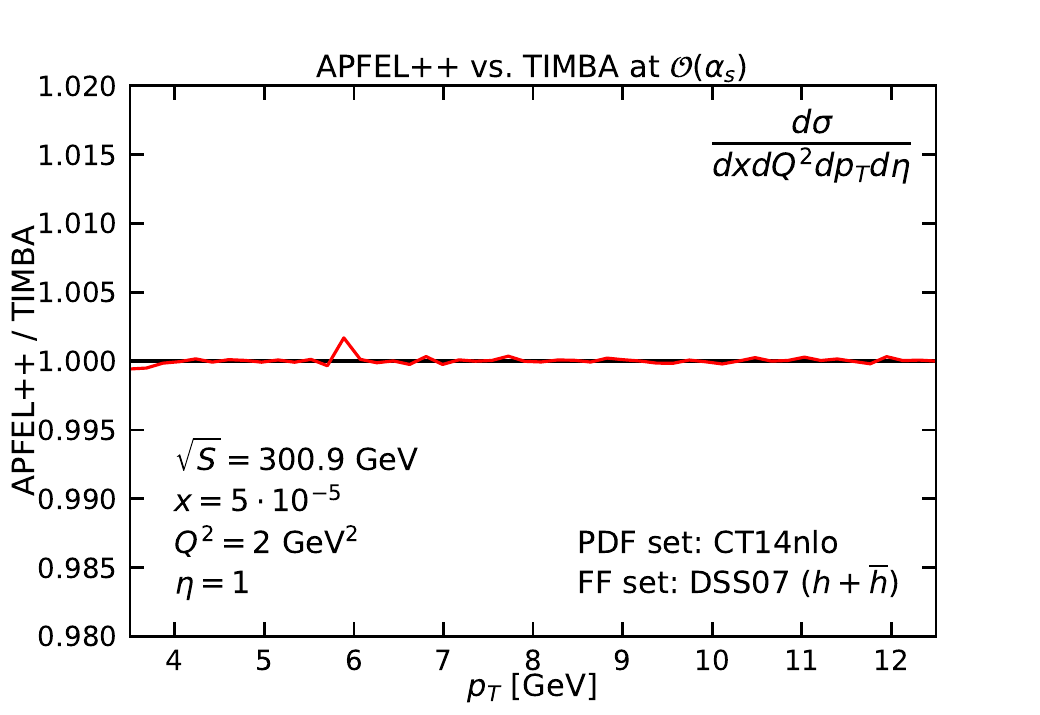

Source code (Python):
import numpy as np
#import pylab as pl
import matplotlib.pyplot as pl

pl.style.use('seaborn-talk')
pl.rc('axes', linewidth=2)
ax = pl.gca()

ax.get_yaxis().set_tick_params(which='both', direction='in', width=2, right='on')
ax.get_xaxis().set_tick_params(which='both', direction='in', width=2, top='on')
ax.get_yaxis().set_tick_params(which='major', size=10)
ax.get_xaxis().set_tick_params(which='major', size=10)
ax.get_yaxis().set_tick_params(which='minor', size=5)
ax.get_xaxis().set_tick_params(which='minor', size=5)

data = np.loadtxt('APFELvsTIMBA.dat')

pl.title(r"APFEL++ vs. TIMBA at $\mathcal{O}(\alpha_s)$", fontsize=22)

pl.xlabel('$p_T$ [GeV]', fontsize=22, labelpad=-2)
pl.ylabel('APFEL++ / TIMBA', fontsize=22, labelpad=-2)
pl.xlim(3.5, 12.5)
pl.ylim(0.98, 1.02)
pl.xticks(size=20)
pl.yticks(size=20)

ax.text(10, 1.015, r'$\frac{d\sigma}{dx dQ^2 dp_T d\eta}$', fontsize=33)

ax.text(4, 0.992, r'$\sqrt{S} = 300.9$ GeV', fontsize=22)
ax.text(4, 0.989, r'$x = 5\cdot 10^{-5}$', fontsize=22)
ax.text(4, 0.986, r'$Q^2 = 2$ GeV$^2$', fontsize=22)
ax.text(4, 0.983, r'$\eta = 1$', fontsize=22)

ax.text(8.5, 0.986,  r'PDF set: CT14nlo', fontsize=22)
ax.text(8.5, 0.983, r'FF set: DSS07 ($h+\overline{h}$)', fontsize=22)

pl.plot(data[:,2], data[:,5] / data[:,5], 'k-')
pl.plot(data[:,2], data[:,4] / data[:,5], 'r-')


pl.legend(fontsize=22)

pl.savefig('APFELvsTIMBA.pdf')
pl.show()
